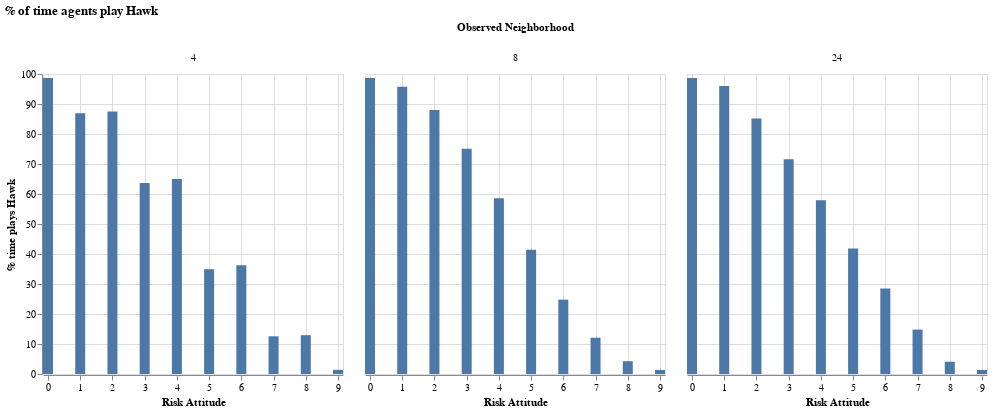

The notebook cell this image was saved under:
### Markdown cell above
#### Observed neighborhood

### Code cell
hawk_by_obsnhood_riskattitude = (
    agent_df_params.group_by("observed_neighborhood", "risk_attitude")
         .agg(n_plays=pl.col("played_hawk").count(), n_plays_hawk=pl.col("played_hawk").sum())
    .with_columns(
        pct_plays_hawk=pl.col("n_plays_hawk").truediv(pl.col("n_plays")).mul(100)
    )
)

alt.Chart(hawk_by_obsnhood_riskattitude).mark_bar(width=10).encode(
    x=alt.X("risk_attitude", title="Risk Attitude").scale(domain=[0, 9]),                                                          
    y=alt.Y("pct_plays_hawk", title="% time plays Hawk")
).facet(column=alt.Column("observed_neighborhood", title="Observed Neighborhood")).properties(title="% of time agents play Hawk")

### Figure 1 — Vega-Lite specification as saved in the notebook (floating-point values rounded to 4 significant figures)
{"config": {"view": {"continuousWidth": 300, "continuousHeight": 300}}, "data": {"name": "data-c2c1b78c62e1f641a64e9d07ddc103cf"}, "facet": {"column": {"field": "observed_neighborhood", "title": "Observed Neighborhood", "type": "quantitative"}}, "spec": {"mark": {"type": "bar", "width": 10}, "encoding": {"x": {"field": "risk_attitude", "scale": {"domain": [0, 9]}, "title": "Risk Attitude", "type": "quantitative"}, "y": {"field": "pct_plays_hawk", "title": "% time plays Hawk", "type": "quantitative"}}}, "title": "% of time agents play Hawk", "$schema": "https://vega.github.io/schema/vega-lite/v5.20.1.json", "datasets": {"data-c2c1b78c62e1f641a64e9d07ddc103cf": [{"observed_neighborhood": 24, "risk_attitude": 4, "n_plays": 6641619, "n_plays_hawk": 3847829, "pct_plays_hawk": 57.94}, {"observed_neighborhood": 4, "risk_attitude": 4, "n_plays": 5191984, "n_plays_hawk": 3374960, "pct_plays_hawk": 65.0}, {"observed_neighborhood": 4, "risk_attitude": 5, "n_plays": 5193686, "n_plays_hawk": 1811304, "pct_plays_hawk": 34.88}, {"observed_neighborhood": 8, "risk_attitude": 2, "n_plays": 4327513, "n_plays_hawk": 3808705, "pct_plays_hawk": 88.01}, {"observed_neighborhood": 8, "risk_attitude": 5, "n_plays": 5749214, "n_plays_hawk": 2379666, "pct_plays_hawk": 41.39}, {"observed_neighborhood": 8, "risk_attitude": 8, "n_plays": 4234258, "n_plays_hawk": 181256, "pct_plays_hawk": 4.281}, {"observed_neighborhood": 8, "risk_attitude": 1, "n_plays": 4230024, "n_plays_hawk": 4050790, "pct_plays_hawk": 95.76}, {"observed_neighborhood": 4, "risk_attitude": 1, "n_plays": 4050197, "n_plays_hawk": 3519809, "pct_plays_hawk": 86.9}, {"observed_neighborhood": 8, "risk_attitude": 3, "n_plays": 4996921, "n_plays_hawk": 3752415, "pct_plays_hawk": 75.09}, {"observed_neighborhood": 4, "risk_attitude": 9, "n_plays": 4328867, "n_plays_hawk": 59611, "pct_plays_hawk": 1.377}, {"observed_neighborhood": 24, "risk_attitude": 1, "n_plays": 4445820, "n_plays_hawk": 4267628, "pct_plays_hawk": 95.99}, {"observed_neighborhood": 4, "risk_attitude": 6, "n_plays": 4602401, "n_plays_hawk": 1666769, "pct_plays_hawk": 36.22}, {"observed_neighborhood": 4, "risk_attitude": 0, "n_plays": 4369634, "n_plays_hawk": 4309634, "pct_plays_hawk": 98.63}, {"observed_neighborhood": 24, "risk_attitude": 2, "n_plays": 4728974, "n_plays_hawk": 4025981, "pct_plays_hawk": 85.13}, {"observed_neighborhood": 4, "risk_attitude": 2, "n_plays": 4042312, "n_plays_hawk": 3536418, "pct_plays_hawk": 87.49}, {"observed_neighborhood": 4, "risk_attitude": 8, "n_plays": 4013285, "n_plays_hawk": 519224, "pct_plays_hawk": 12.94}, {"observed_neighborhood": 24, "risk_attitude": 9, "n_plays": 4414358, "n_plays_hawk": 59094, "pct_plays_hawk": 1.339}, {"observed_neighborhood": 4, "risk_attitude": 3, "n_plays": 4575485, "n_plays_hawk": 2912661, "pct_plays_hawk": 63.66}, {"observed_neighborhood": 24, "risk_attitude": 0, "n_plays": 4452177, "n_plays_hawk": 4392584, "pct_plays_hawk": 98.66}, {"observed_neighborhood": 8, "risk_attitude": 9, "n_plays": 4403520, "n_plays_hawk": 59454, "pct_plays_hawk": 1.35}, {"observed_neighborhood": 4, "risk_attitude": 7, "n_plays": 4062924, "n_plays_hawk": 510648, "pct_plays_hawk": 12.57}, {"observed_neighborhood": 8, "risk_attitude": 0, "n_plays": 4459000, "n_plays_hawk": 4399272, "pct_plays_hawk": 98.66}, {"observed_neighborhood": 8, "risk_attitude": 4, "n_plays": 5733647, "n_plays_hawk": 3361110, "pct_plays_hawk": 58.62}, {"observed_neighborhood": 24, "risk_attitude": 5, "n_plays": 6662397, "n_plays_hawk": 2788716, "pct_plays_hawk": 41.86}, {"observed_neighborhood": 8, "risk_attitude": 7, "n_plays": 4329397, "n_plays_hawk": 523612, "pct_plays_hawk": 12.09}, {"observed_neighborhood": 24, "risk_attitude": 8, "n_plays": 4444858, "n_plays_hawk": 181793, "pct_plays_hawk": 4.09}, {"observed_neighborhood": 24, "risk_attitude": 6, "n_plays": 5624874, "n_plays_hawk": 1603992, "pct_plays_hawk": 28.52}, {"observed_neighborhood": 24, "risk_attitude": 7, "n_plays": 4665698, "n_plays_hawk": 690834, "pct_plays_hawk": 14.81}, {"observed_neighborhood": 8, "risk_attitude": 6, "n_plays": 4982281, "n_plays_hawk": 1235511, "pct_plays_hawk": 24.8}, {"observed_neighborhood": 24, "risk_attitude": 3, "n_plays": 5626425, "n_plays_hawk": 4028688, "pct_plays_hawk": 71.6}]}}
